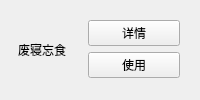
      <widget class="QWidget" name="widget_10" native="true">
       <layout class="QHBoxLayout" name="horizontalLayout_5">
        <item>
         <widget class="QToolButton" name="toolButton_4">
          <property name="text">
           <string>废寝忘食</string>
          </property>
          <property name="icon">
           <iconset>
            <normaloff>:/icon/res/aoye.jpg</normaloff>:/icon/res/aoye.jpg</iconset>
          </property>
          <property name="iconSize">
           <size>
            <width>200</width>
            <height>200</height>
           </size>
          </property>
          <property name="toolButtonStyle">
           <enum>Qt::ToolButtonTextUnderIcon</enum>
          </property>
          <property name="autoRaise">
           <bool>true</bool>
          </property>
         </widget>
        </item>
        <item>
         <widget class="QWidget" name="widget_8" native="true">
          <layout class="QVBoxLayout" name="verticalLayout_5">
           <item>
            <widget class="QPushButton" name="detail5">
             <property name="text">
              <string>详情</string>
             </property>
            </widget>
           </item>
           <item>
            <widget class="QPushButton" name="use5">
             <property name="text">
              <string>使用</string>
             </property>
            </widget>
           </item>
          </layout>
         </widget>
        </item>
       </layout>
      </widget>
